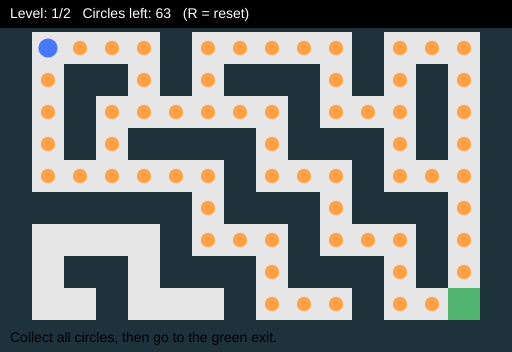
Frame 1 (no input)
Frame 60 (no input): identical to frame 1, image omitted
Frame 120 (the mouse pressed at the canvas centre since frame 60): identical to frame 1, image omitted

The p5.js sketch that drew this single still picture (run headless with seeded random() and noise() and a simulated clock; from frame 60 on, the mouse is pressed at the canvas centre):

// p5.js sketch
// ── sketch.js
/*
PLAYABLE MAZE PUZZLE (2 LEVELS) — FIXED
- Circles spawn ONLY on tiles reachable from the player spawn (no blocked circles)
- Collect all circles, then reach the green exit to advance / win
Controls: Arrow keys or WASD
Reset: R
*/

const TS = 32;

// Tile legend:
// 0 = floor
// 1 = wall
// 2 = exit

class Level {
  constructor(grid, tileSize) {
    this.grid = grid;
    this.ts = tileSize;
    this.collectibles = [];
  }

  cols() {
    return this.grid[0].length;
  }
  rows() {
    return this.grid.length;
  }
  pixelWidth() {
    return this.cols() * this.ts;
  }
  pixelHeight() {
    return this.rows() * this.ts;
  }

  inBounds(r, c) {
    return r >= 0 && r < this.rows() && c >= 0 && c < this.cols();
  }

  tileAt(r, c) {
    if (!this.inBounds(r, c)) return 1;
    return this.grid[r][c];
  }

  isWall(r, c) {
    return this.tileAt(r, c) === 1;
  }
  isExit(r, c) {
    return this.tileAt(r, c) === 2;
  }

  // BFS flood-fill from spawn to mark all reachable non-wall tiles
  _reachableFrom(spawnR, spawnC) {
    const visited = Array.from({ length: this.rows() }, () =>
      Array(this.cols()).fill(false),
    );

    if (this.isWall(spawnR, spawnC)) return visited;

    const q = [{ r: spawnR, c: spawnC }];
    visited[spawnR][spawnC] = true;

    const dirs = [
      { dr: -1, dc: 0 },
      { dr: 1, dc: 0 },
      { dr: 0, dc: -1 },
      { dr: 0, dc: 1 },
    ];

    while (q.length > 0) {
      const cur = q.shift();
      for (const d of dirs) {
        const nr = cur.r + d.dr;
        const nc = cur.c + d.dc;

        if (!this.inBounds(nr, nc)) continue;
        if (visited[nr][nc]) continue;
        if (this.isWall(nr, nc)) continue;

        visited[nr][nc] = true;
        q.push({ r: nr, c: nc });
      }
    }
    return visited;
  }

  // Build circles only on reachable floor tiles (0), excluding spawn tile
  buildCollectiblesFromSpawn(spawnR, spawnC) {
    const reachable = this._reachableFrom(spawnR, spawnC);
    this.collectibles = [];

    for (let r = 0; r < this.rows(); r++) {
      for (let c = 0; c < this.cols(); c++) {
        if (!reachable[r][c]) continue;
        if (this.grid[r][c] !== 0) continue;
        if (r === spawnR && c === spawnC) continue;

        this.collectibles.push({ r, c, eaten: false });
      }
    }
  }

  eatAt(r, c) {
    for (let i = 0; i < this.collectibles.length; i++) {
      const p = this.collectibles[i];
      if (!p.eaten && p.r === r && p.c === c) {
        p.eaten = true;
        return true;
      }
    }
    return false;
  }

  remaining() {
    let left = 0;
    for (const p of this.collectibles) if (!p.eaten) left++;
    return left;
  }

  draw() {
    for (let r = 0; r < this.rows(); r++) {
      for (let c = 0; c < this.cols(); c++) {
        const tileValue = this.grid[r][c];

        if (tileValue === 1) fill(30, 50, 60);
        else if (tileValue === 2) fill(80, 180, 110);
        else fill(230);

        rect(c * this.ts, r * this.ts, this.ts, this.ts);
      }
    }

    for (const p of this.collectibles) {
      if (p.eaten) continue;
      fill(255, 160, 70);
      circle(
        p.c * this.ts + this.ts / 2,
        p.r * this.ts + this.ts / 2,
        this.ts * 0.45,
      );
    }
  }
}

const grid1 = [
  [1, 1, 1, 1, 1, 1, 1, 1, 1, 1, 1, 1, 1, 1, 1, 1],
  [1, 0, 0, 0, 0, 1, 0, 0, 0, 0, 0, 1, 0, 0, 0, 1],
  [1, 0, 1, 1, 0, 1, 0, 1, 1, 1, 0, 1, 0, 1, 0, 1],
  [1, 0, 1, 0, 0, 0, 0, 0, 0, 1, 0, 0, 0, 1, 0, 1],
  [1, 0, 1, 0, 1, 1, 1, 1, 0, 1, 1, 1, 0, 1, 0, 1],
  [1, 0, 0, 0, 0, 0, 0, 1, 0, 0, 0, 1, 0, 0, 0, 1],
  [1, 1, 1, 1, 1, 1, 0, 1, 1, 1, 0, 1, 1, 1, 0, 1],
  [1, 0, 0, 0, 0, 1, 0, 0, 0, 1, 0, 0, 0, 1, 0, 1],
  [1, 0, 1, 1, 0, 1, 1, 1, 0, 1, 1, 1, 0, 1, 0, 1],
  [1, 0, 0, 1, 0, 0, 0, 1, 0, 0, 0, 1, 0, 0, 2, 1],
  [1, 1, 1, 1, 1, 1, 1, 1, 1, 1, 1, 1, 1, 1, 1, 1],
];

const grid2 = [
  [1, 1, 1, 1, 1, 1, 1, 1, 1, 1, 1, 1, 1, 1, 1, 1],
  [1, 0, 0, 0, 1, 0, 0, 0, 0, 1, 0, 0, 0, 0, 2, 1],
  [1, 0, 1, 0, 1, 0, 1, 1, 0, 1, 0, 1, 1, 0, 1, 1],
  [1, 0, 1, 0, 0, 0, 0, 1, 0, 0, 0, 0, 1, 0, 0, 1],
  [1, 0, 1, 1, 1, 1, 0, 1, 1, 1, 1, 0, 1, 1, 0, 1],
  [1, 0, 0, 0, 0, 1, 0, 0, 0, 0, 1, 0, 0, 0, 0, 1],
  [1, 1, 1, 1, 0, 1, 1, 1, 1, 0, 1, 1, 1, 1, 0, 1],
  [1, 0, 0, 1, 0, 0, 0, 0, 1, 0, 0, 0, 0, 1, 0, 1],
  [1, 0, 1, 1, 1, 1, 1, 0, 1, 1, 1, 1, 0, 1, 0, 1],
  [1, 0, 0, 0, 0, 0, 0, 0, 0, 0, 0, 1, 0, 0, 0, 1],
  [1, 1, 1, 1, 1, 1, 1, 1, 1, 1, 1, 1, 1, 1, 1, 1],
];

let levels = [];
let levelIndex = 0;
let level;

let player = { r: 1, c: 1 };
let gameWon = false;

function loadLevel(i) {
  levelIndex = i;
  level = levels[levelIndex];

  if (levelIndex === 0) {
    player.r = 1;
    player.c = 1;
  } else {
    player.r = 9;
    player.c = 1;
  }

  level.buildCollectiblesFromSpawn(player.r, player.c);
  gameWon = false;

  resizeCanvas(level.pixelWidth(), level.pixelHeight());
}

function tryMove(dr, dc) {
  if (gameWon) return;

  const nr = player.r + dr;
  const nc = player.c + dc;

  if (level.isWall(nr, nc)) return;

  player.r = nr;
  player.c = nc;

  level.eatAt(player.r, player.c);

  if (level.remaining() === 0 && level.isExit(player.r, player.c)) {
    if (levelIndex < levels.length - 1) loadLevel(levelIndex + 1);
    else gameWon = true;
  }
}

function setup() {
  levels = [new Level(grid1, TS), new Level(grid2, TS)];
  createCanvas(levels[0].pixelWidth(), levels[0].pixelHeight());

  noStroke();
  textFont("sans-serif");
  textSize(14);

  loadLevel(0);
}

function draw() {
  background(240);

  level.draw();

  // player
  fill(70, 120, 255);
  circle(player.c * TS + TS / 2, player.r * TS + TS / 2, TS * 0.6);

  // HUD
  fill(0);
  rect(0, 0, width, 28);
  fill(255);
  text(
    `Level: ${levelIndex + 1}/2   Circles left: ${level.remaining()}   (R = reset)`,
    10,
    18,
  );

  fill(0);
  text("Collect all circles, then go to the green exit.", 10, height - 10);

  if (gameWon) {
    fill(0, 180);
    rect(0, 0, width, height);
    fill(255);
    textSize(28);
    textAlign(CENTER, CENTER);
    text("YOU WIN", width / 2, height / 2);
    textAlign(LEFT, BASELINE);
    textSize(14);
  }
}

function keyPressed() {
  if (key === "r" || key === "R") {
    loadLevel(levelIndex);
    return;
  }

  if (keyCode === LEFT_ARROW) tryMove(0, -1);
  if (keyCode === RIGHT_ARROW) tryMove(0, 1);
  if (keyCode === UP_ARROW) tryMove(-1, 0);
  if (keyCode === DOWN_ARROW) tryMove(1, 0);

  if (key === "a" || key === "A") tryMove(0, -1);
  if (key === "d" || key === "D") tryMove(0, 1);
  if (key === "w" || key === "W") tryMove(-1, 0);
  if (key === "s" || key === "S") tryMove(1, 0);
}
